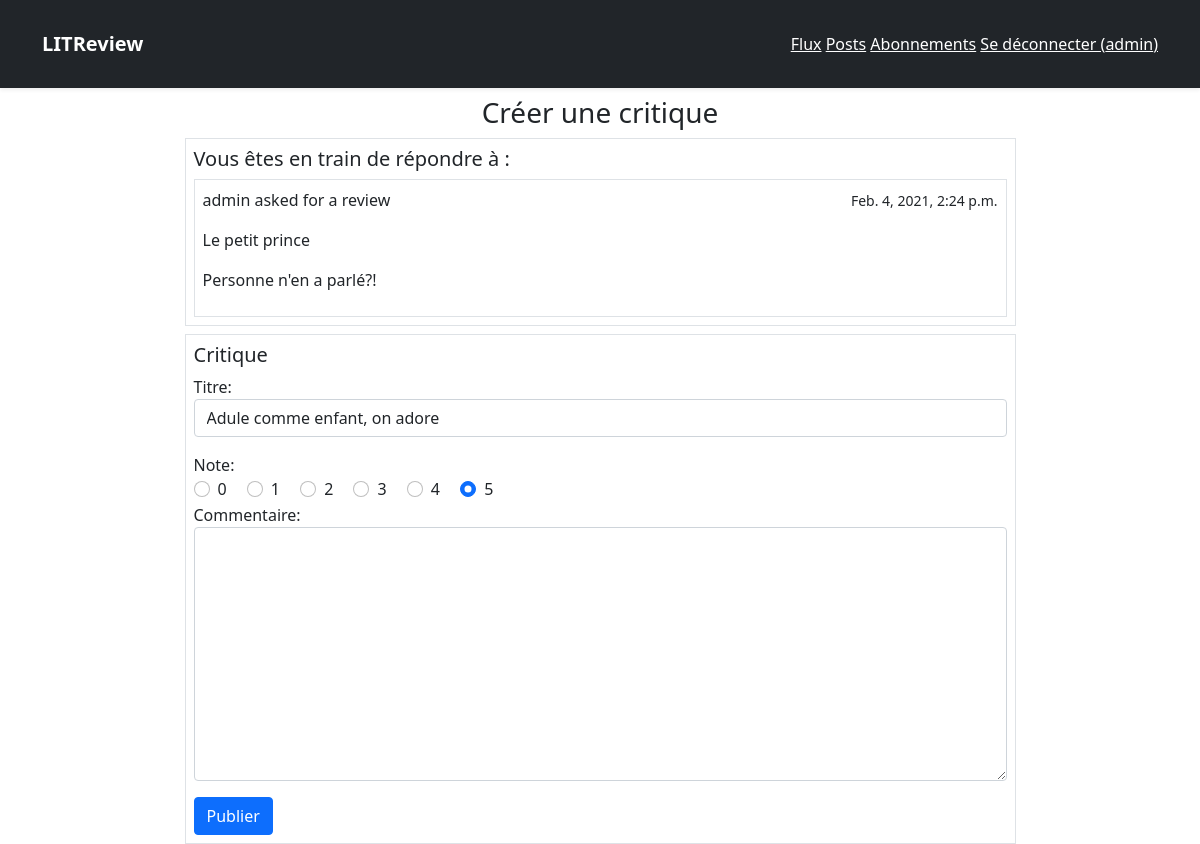
The page /reviews/14/review/ (signed in) on the database as committed earlier.
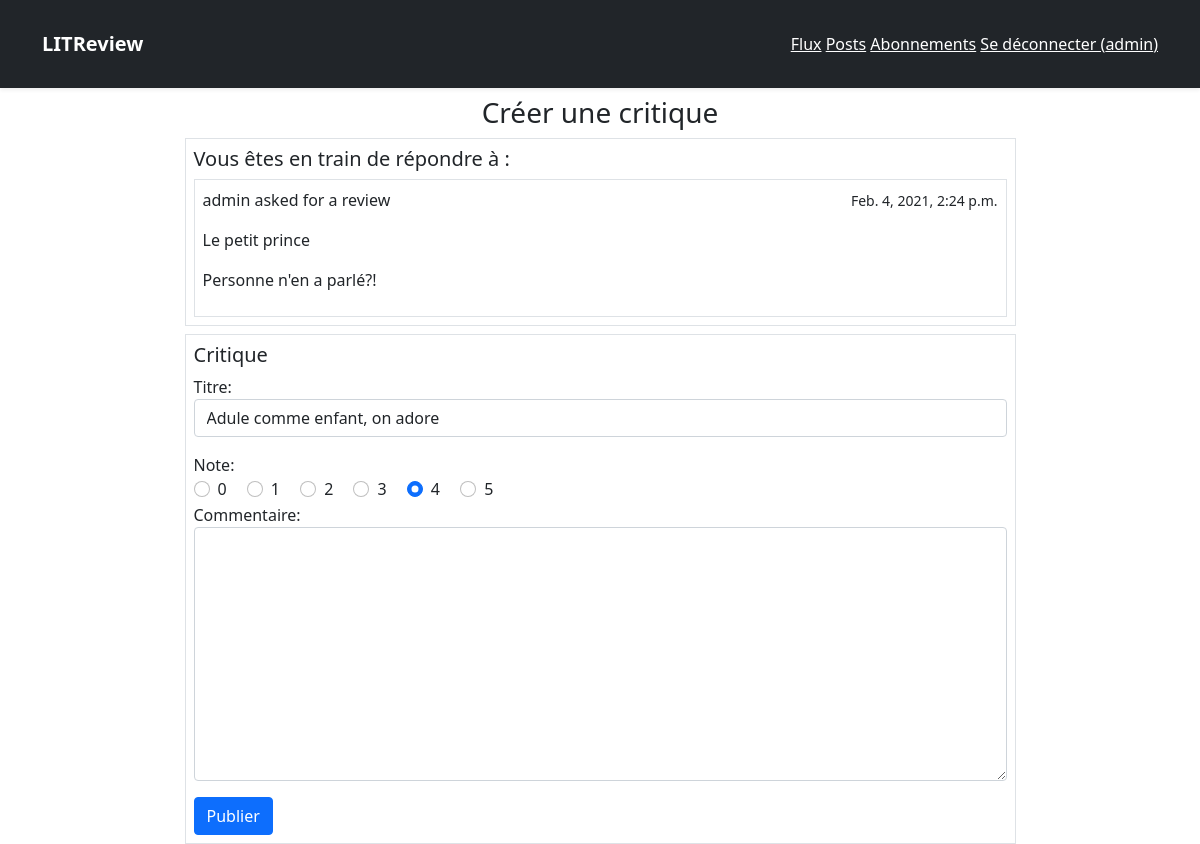
The same page on the database as committed later.
### reviews/models.py (models this page shows)
class Review(models.Model):
    ticket = models.ForeignKey(Ticket, on_delete=models.CASCADE)
    rating = models.PositiveSmallIntegerField(
        validators=[MinValueValidator(0), MaxValueValidator(5)])
    user = models.ForeignKey(settings.AUTH_USER_MODEL,
                             on_delete=models.CASCADE)
    headline = models.CharField(max_length=128)
    body = models.TextField(max_length=8192, blank=True)
    time_created = models.DateTimeField(auto_now_add=True)

### reviews/views.py (the view)
# urls.py: path('<int:ticket_id>/review/', views.review_ticket, name='reviewticket'),
@login_required
def review_ticket(request, ticket_id):
    ticket = get_object_or_404(Ticket, pk=ticket_id)
    user_review = ticket.review_set.filter(user_id=request.user.id)
    if user_review:
        review = user_review[0]
    else:
        review = None
    if request.method == 'POST':
        form = ReviewForm(request.POST, instance=review)
        if form.is_valid():
            review = form.save(commit=False)
            review.rating = request.POST['rating']
            review.user = request.user
            review.ticket = ticket
            review.save()
            return redirect('reviews:feed')
    else:
        form = ReviewForm(instance=review)
    return render(request, 'reviews/reviewticket.html', {
        'ticket': ticket,
        'form': form,
        'max_rate': range(6),
        'review': review,
    })

### reviews/forms.py
class ReviewForm(forms.ModelForm):
    class Meta:
        model = Review
        fields = ['headline', 'body']
        labels = {
            'headline': 'Titre',
            'body': 'Commentaire'
        }
        widgets = {
            'headline': forms.TextInput(attrs={'class': 'form-control'}),
            'body': forms.Textarea(attrs={'class': 'form-control'}),
        }

### reviews/templates/reviews/reviewticket.html (shortened to what this page needs)
{% extends 'base.html' %}
{% block content %}
<h3 class="text-center">Créer une critique</h3>
<div class="row justify-content-center">
    <div class="col-9">
        <div class="border p-2">
            <div class="align-center">
                <h5>Vous êtes en train de répondre à :</h5>
            </div>
            <div class="border p-2 d-flex">
                <div class="d-block">
                    <p>{{ ticket.user }} asked for a review</p>
                    <p>{{ ticket.title }}</p>
                    <p>{{ ticket.description }}</p>
                </div>
                <span class="ms-auto"><small>{{ ticket.time_created}}</small></span>
            </div>
        </div>
        <div class="border mt-2 p-2">
            <h5>
                Critique
            </h5>
            <form action="{% url 'reviews:reviewticket' ticket.id%}" method="POST">
                <div>
                    <p>
                        {{ form.headline.label_tag }}
                        {{ form.headline }}
                    </p>
                    <span>Note:</span>
                    <div>
                        {% for i in max_rate %}
                        <div class="form-check form-check-inline">
                            <input class="form-check-input" type="radio" name="rating" id="inlineRadio{{ i }}"
                                value="{{ i }}" {% if review.rating == i %} checked {% endif %}>
                            <label class="form-check-label" for="inlineRadio{{i}}">{{ i }}</label>
                        </div>
                        {% endfor %}
                    </div>
                    <p>
                        {{ form.body.label_tag }}
                        {{ form.body }}
                    </p>
                </div>
                <input type="submit" value="Publier" class="btn btn-primary"/>
            </form>
        </div>
    </div>
    {% endblock content %}

Rows that differ between the two databases and show on the page:
changed Review "Adule comme enfant, on adore": rating "☐ 4" → "☑ 4"; rating "☑ 5" → "☐ 5"
